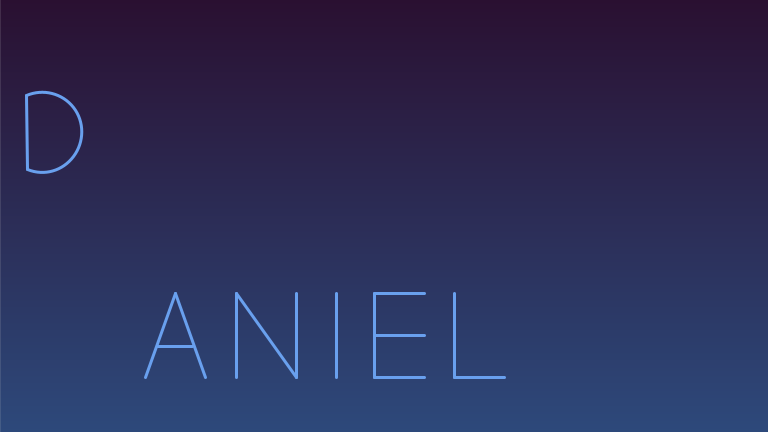
Frame 1 (no input)
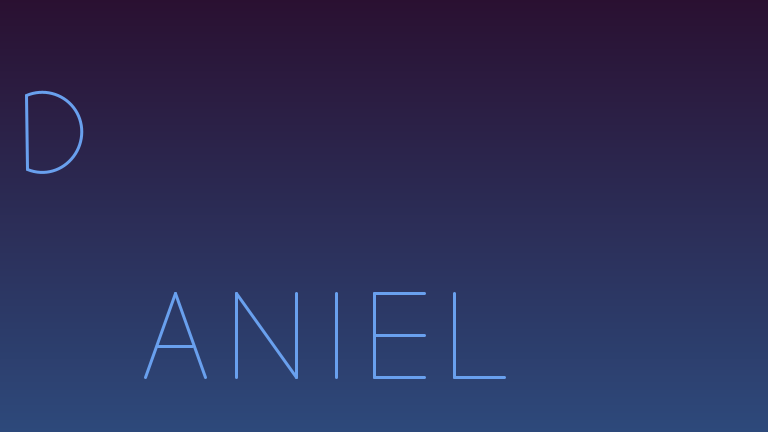
Frame 60 (the mouse pressed at the canvas centre just before this capture)
Frame 120 (the mouse held since frame 60 and released just before this capture): identical to frame 60, image omitted

The Processing sketch that drew these frames (run headless with seeded random() and noise(); from frame 60 on, the mouse is pressed at the canvas centre):

// Processing sketch: Fundamentals_01
// ── Fundamentals_01.pde
color gradientColorBottom, gradientColorTop;
color strokeColor;

void setup() {
  size(768, 432);

  gradientColorTop = color(45, 73, 123);
  gradientColorBottom = color(42, 16, 49);
}

void draw() {
  setGradient(0, 0, width, height, gradientColorBottom, gradientColorTop); //<>// //<>// //<>// //<>//
  drawTextDaniel(0, 0, 0);
}

void setGradient(int x, int y, float gradientWidth, float gradientHeight, color gradientColorBottom, color gradientColorTop ) 
{
  for (int i = y; i <= y + gradientHeight; i++) 
  {
    float inter = map(i, y, y + gradientHeight, 0, 1);
    color gradient = lerpColor(gradientColorBottom, gradientColorTop, inter);
    stroke(gradient);
    line(x, i, x+gradientWidth, i);
  }
}

void drawTextDaniel(int positionX, int positionY, float size)
{
  stroke(105, 160, 238);      
  strokeWeight(3);

  nameLetterD(0, 0, 0);    
  nameLetterA(0, 0, 0); 
  nameLetterN(0, 0, 0); 
  nameLetterI(0, 0, 0); 
  nameLetterE(0, 0, 0); 
  nameLetterL(0, 0, 0);
}

void nameLetterD(int positionX, int positionY, float size)
{
  translate(42, 132);
  noFill();
  push();
  rotate(radians(247));
  arc(0, 0, 80, 80, 0, PI+QUARTER_PI, CHORD);
  pop();
}

void nameLetterA(int positionX, int positionY, float size)
{
  translate(103, 0);
  line(30, 161, 0, 245);
  line(30, 161, 60, 245);
  line(12, 214, 47, 214);
}

void nameLetterN(int positionX, int positionY, float size)
{
  translate(91, 0);
  line(0, 161, 0, 245);
  line(0, 161, 60, 245);
  line(60, 161, 60, 245);
}

void nameLetterI(int positionX, int positionY, float size)
{
  translate(100, 0);
  line(0, 161, 0, 245);
}

void nameLetterE(int positionX, int positionY, float size)
{
  translate(38, 0);
  line(0, 161, 0, 245);
  line(0, 161, 50, 161);
  line(0, 203, 50, 203);
  line(0, 245, 50, 245);
}

void nameLetterL(int positionX, int positionY, float size)
{
  translate(80, 0);
  line(0, 161, 0, 245);
  line(0, 245, 50, 245);
}
